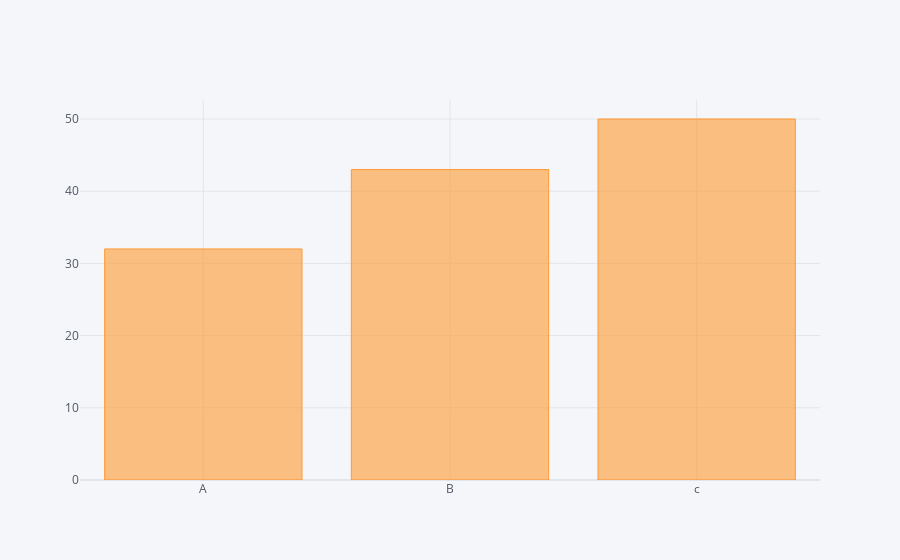

The cell this chart's notebook holds for it:
### Code cell
df2.iplot(kind='bar', x='Category',y='Values')

### Figure 1 — Plotly figure (JSON) as saved in the notebook; plotly's stock layout.template omitted (floating-point values rounded to 4 significant figures)
{"data": [{"marker": {"color": "rgba(255, 153, 51, 0.6)", "line": {"color": "rgba(255, 153, 51, 1.0)", "width": 1}}, "name": "Values", "orientation": "v", "text": "", "type": "bar", "x": ["A", "B", "c"], "y": [32, 43, 50]}], "layout": {"legend": {"bgcolor": "#F5F6F9", "font": {"color": "#4D5663"}}, "paper_bgcolor": "#F5F6F9", "plot_bgcolor": "#F5F6F9", "title": {"font": {"color": "#4D5663"}}, "xaxis": {"gridcolor": "#E1E5ED", "showgrid": true, "tickfont": {"color": "#4D5663"}, "title": {"font": {"color": "#4D5663"}, "text": ""}, "zerolinecolor": "#E1E5ED"}, "yaxis": {"gridcolor": "#E1E5ED", "showgrid": true, "tickfont": {"color": "#4D5663"}, "title": {"font": {"color": "#4D5663"}, "text": ""}, "zerolinecolor": "#E1E5ED"}}}
